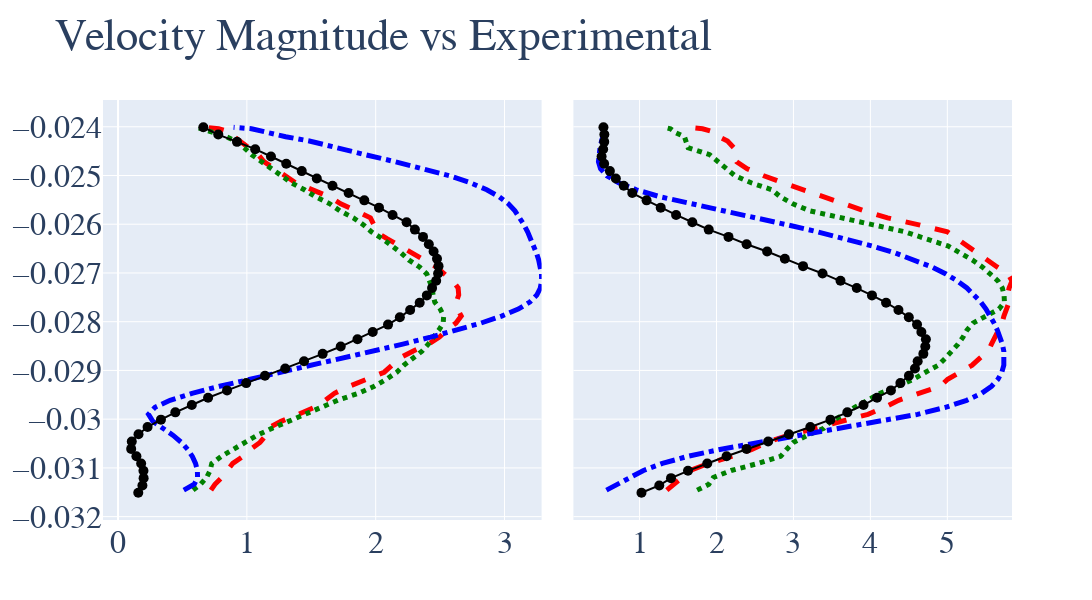

The notebook cell saved with this chart:
### Code cell
marker_size = 10
fig = make_subplots(
    rows=1,
    cols=2,
    # shared_xaxes=True,
    shared_yaxes=True,
    # x_title="Velocity Magnitude (m/s)",
    # y_title="Velocity Magnitude (m/s)",
    # subplot_titles=("C1 X = 0.020m", "C5 X = 0.020m","C1 X = 0.025m","C5 X = 0.025m", "C1 X = 0.030m","C5 X = 0.030m", "C1 X = 0.035m", "C5 X = 0.035m"),
    vertical_spacing=.05, horizontal_spacing=.035)

# fig.add_annotation(dict(font=dict(color="black",size=14),
#                             x=-.1,
#                             y=.5,
#                             showarrow=False,
#                             text="Y-Coordinate from Origin",
#                             textangle=-90,
#                             xref="paper",
#                             yref="paper"
#                            )
#                   )




fig.add_trace(go.Scatter(x=diff_ascii["C1_SBES"]['D3']['velocity-magnitude_bin_mean'],
                         y=diff_ascii["C1_SBES"]["D3"]['y-coordinate_bin_mean'],
                         mode='lines',
                         line=dict(dash='dash',
                                   width=line_size),
                         name='SBES-ASCII',
                         showlegend=False,
                         marker=dict(
                              color='red',
                              size=marker_size,
                              line=dict(color='red'),
                              symbol = 'triangle-right')),
              row=1, col=1)

fig.add_trace(go.Scatter(x=diff_ascii["C1_IDDES"]['D3']['velocity-magnitude_bin_mean'],
                         y=diff_ascii["C1_IDDES"]["D3"]['y-coordinate_bin_mean'],
                         mode='lines',
                         line=dict(dash='dot',
                                   width=line_size),
                         showlegend=False,
                         name='IDDES-ASCII',
                          marker=dict(
                              color='green',
                              size=marker_size,
                              line=dict(color='green'),
                              symbol = 'x')
                          ),
              row=1, col=1)

fig.add_trace(go.Scatter(x=diff_ascii["C1_KW"]['D3']['velocity-magnitude_bin_mean'],
                         y=diff_ascii["C1_KW"]["D3"]['y-coordinate_bin_mean'],
                         mode='lines',
                         line=dict(dash='dashdot',
                                   width=line_size),
                         showlegend=False,
                         name='KW-SST-ASCII',
                          marker=dict(
                              color='blue',
                              size=marker_size,
                              line=dict(color='blue'),
                              symbol = 'circle')
                          ),
              row=1, col=1)


fig.add_trace(go.Scatter(x=C1_Experimental["D3"]['Velocity_Magnitude'],
                         y=C1_Experimental["D3"]['y-coord'],
                         mode='markers+lines',
                         showlegend=False,
                         name='Experimental',
                          marker=dict(
                              color='black',
                              size=marker_size,
                              line=dict(color='black'),
                              symbol = 'circle')
                          ),
              row=1, col=1)

fig.add_trace(go.Scatter(x=diff_ascii["C5_SBES"]['D3']['velocity-magnitude_bin_mean'],
                         y=diff_ascii["C5_SBES"]["D3"]['y-coordinate_bin_mean'],
                         mode='lines',
                         line=dict(dash='dash',
                                   width=line_size),
                         name='SBES-ASCII',
                          marker=dict(
                              color='red',
                              size=marker_size,
                              line=dict(color='red'),
                              symbol = 'triangle-right'),
                              showlegend=False),
              row=1, col=2)

fig.add_trace(go.Scatter(x=diff_ascii["C5_IDDES"]['D3']['velocity-magnitude_bin_mean'],
                         y=diff_ascii["C5_IDDES"]["D3"]['y-coordinate_bin_mean'],
                         mode='lines',

                         line=dict(dash='dot',
                                   width=line_size),
                         name='IDDES-ASCII',
                          marker=dict(
                              color='green',
                              size=marker_size,
                              line=dict(color='green'),
                              symbol = 'x'),
                          showlegend=False),
              row=1, col=2)

fig.add_trace(go.Scatter(x=diff_ascii["C5_KW"]['D3']['velocity-magnitude_bin_mean'],
                         y=diff_ascii["C5_KW"]["D3"]['y-coordinate_bin_mean'],
                         mode='lines',
                         line=dict(dash='dashdot',
                                   width=line_size),
                         name='KW-SST-ASCII',
                          marker=dict(
                              color='blue',
                              size=marker_size,
                              line=dict(color='blue'),
                              symbol = 'circle'),
                         showlegend=False),
              row=1, col=2)


fig.add_trace(go.Scatter(x=C5_Experimental["D3"]['Velocity_Magnitude'],
                         y=C5_Experimental["D3"]['y-coord'],
                         mode='markers+lines',
                         name='Experimental',
                          marker=dict(
                              color='black',
                              size=marker_size,
                              line=dict(color='black'),
                              symbol = 'circle'),
                         showlegend=False),
              row=1, col=2)

fig.update_layout(height=600, width=1605,
                  title_text="Velocity Magnitude vs Experimental",
                  font=dict(
                      family="Arial",
                      size=32),
                  )
fig.update_annotations(font_size=32)
fig.update_layout(legend={'itemsizing': 'constant'})
fig.show()

fig.write_image(r"C:\Users\Joseph Tarriela\Documents\GitHub\FDA_Blood_Pump\postpro\images\D3.png")

### Figure 1 — Plotly figure (JSON) as saved in the notebook; plotly's stock layout.template omitted (floating-point values rounded to 4 significant figures)
{"data": [{"line": {"dash": "dash", "width": 5}, "marker": {"color": "red", "line": {"color": "red"}, "size": 10, "symbol": "triangle-right"}, "mode": "lines", "name": "SBES-ASCII", "showlegend": false, "type": "scatter", "x": [0.7212, 0.7523, 0.8046, 0.8515, 0.8904, 0.9694, 1.027, 1.102, 1.147, 1.162, 1.265, 1.398, 1.525, 1.609, 1.68, 1.794, 1.935, 2.066, 2.127, 2.184, 2.288, 2.411, 2.495, 2.549, 2.623, 2.664, 2.635, 2.625, 2.645, 2.64, 2.599, 2.54, 2.47, 2.375, 2.271, 2.187, 2.091, 2.002, 1.986, 1.959, 1.848, 1.728, 1.64, 1.498, 1.378, 1.298, 1.22, 1.133, 1.089, 1.013, 0.9416, 0.8994, 0.8858, 0.7808, 0.6836], "xaxis": "x", "y": [-0.03146, -0.03134, -0.0312, -0.03105, -0.03091, -0.03077, -0.03062, -0.03048, -0.03033, -0.03019, -0.03005, -0.0299, -0.02976, -0.02961, -0.02947, -0.02933, -0.02918, -0.02904, -0.02889, -0.02875, -0.02861, -0.02846, -0.02832, -0.02817, -0.02803, -0.02789, -0.02774, -0.0276, -0.02745, -0.02731, -0.02717, -0.02702, -0.02688, -0.02673, -0.02659, -0.02645, -0.0263, -0.02616, -0.02601, -0.02587, -0.02573, -0.02558, -0.02544, -0.02529, -0.02515, -0.02501, -0.02486, -0.02472, -0.02457, -0.02443, -0.02429, -0.0242, -0.02412, -0.02404, -0.02401], "yaxis": "y"}, {"line": {"dash": "dot", "width": 5}, "marker": {"color": "green", "line": {"color": "green"}, "size": 10, "symbol": "x"}, "mode": "lines", "name": "IDDES-ASCII", "showlegend": false, "type": "scatter", "x": [0.5822, 0.641, 0.6875, 0.7145, 0.7277, 0.7997, 0.8936, 0.984, 1.078, 1.194, 1.321, 1.454, 1.576, 1.706, 1.865, 1.989, 2.084, 2.163, 2.219, 2.296, 2.36, 2.408, 2.455, 2.491, 2.524, 2.528, 2.501, 2.459, 2.445, 2.439, 2.418, 2.397, 2.34, 2.257, 2.198, 2.131, 2.054, 1.968, 1.905, 1.827, 1.722, 1.644, 1.534, 1.447, 1.345, 1.268, 1.189, 1.114, 1.038, 0.9785, 0.9136, 0.8397, 0.7609, 0.6513, 0.5899], "xaxis": "x", "y": [-0.03146, -0.03134, -0.0312, -0.03105, -0.03091, -0.03077, -0.03062, -0.03048, -0.03033, -0.03019, -0.03005, -0.0299, -0.02976, -0.02961, -0.02947, -0.02933, -0.02918, -0.02904, -0.02889, -0.02875, -0.02861, -0.02846, -0.02832, -0.02817, -0.02803, -0.02789, -0.02774, -0.0276, -0.02745, -0.02731, -0.02717, -0.02702, -0.02688, -0.02673, -0.02659, -0.02645, -0.0263, -0.02616, -0.02601, -0.02587, -0.02573, -0.02558, -0.02544, -0.02529, -0.02515, -0.02501, -0.02486, -0.02472, -0.02457, -0.02443, -0.02429, -0.0242, -0.02412, -0.02404, -0.02401], "yaxis": "y"}, {"line": {"dash": "dashdot", "width": 5}, "marker": {"color": "blue", "line": {"color": "blue"}, "size": 10, "symbol": "circle"}, "mode": "lines", "name": "KW-SST-ASCII", "showlegend": false, "type": "scatter", "x": [0.5103, 0.5917, 0.6171, 0.6158, 0.6016, 0.5769, 0.5407, 0.4915, 0.4281, 0.3514, 0.27, 0.2364, 0.2869, 0.4038, 0.5744, 0.7883, 1.027, 1.274, 1.519, 1.758, 1.988, 2.211, 2.426, 2.63, 2.817, 2.978, 3.106, 3.196, 3.251, 3.278, 3.288, 3.287, 3.279, 3.265, 3.248, 3.227, 3.204, 3.179, 3.152, 3.12, 3.081, 3.03, 2.96, 2.862, 2.734, 2.573, 2.375, 2.151, 1.919, 1.695, 1.485, 1.301, 1.183, 1.036, 0.897], "xaxis": "x", "y": [-0.03146, -0.03134, -0.0312, -0.03105, -0.03091, -0.03077, -0.03062, -0.03048, -0.03033, -0.03019, -0.03005, -0.0299, -0.02976, -0.02961, -0.02947, -0.02933, -0.02918, -0.02904, -0.02889, -0.02875, -0.02861, -0.02846, -0.02832, -0.02817, -0.02803, -0.02789, -0.02774, -0.0276, -0.02745, -0.02731, -0.02717, -0.02702, -0.02688, -0.02673, -0.02659, -0.02645, -0.0263, -0.02616, -0.02601, -0.02587, -0.02573, -0.02558, -0.02544, -0.02529, -0.02515, -0.02501, -0.02486, -0.02472, -0.02457, -0.02443, -0.02429, -0.0242, -0.02412, -0.02404, -0.02401], "yaxis": "y"}, {"marker": {"color": "black", "line": {"color": "black"}, "size": 10, "symbol": "circle"}, "mode": "markers+lines", "name": "Experimental", "showlegend": false, "type": "scatter", "x": [0.6622, 0.7779, 0.9233, 1.065, 1.187, 1.306, 1.426, 1.543, 1.665, 1.79, 1.912, 2.026, 2.131, 2.24, 2.304, 2.367, 2.412, 2.45, 2.476, 2.488, 2.485, 2.47, 2.438, 2.397, 2.342, 2.268, 2.188, 2.096, 1.977, 1.859, 1.728, 1.588, 1.444, 1.298, 1.141, 0.995, 0.8462, 0.6989, 0.5725, 0.4448, 0.3331, 0.2292, 0.1589, 0.1065, 0.102, 0.1425, 0.1793, 0.1973, 0.1985, 0.1892, 0.157], "xaxis": "x", "y": [-0.02401, -0.02416, -0.02431, -0.02446, -0.02461, -0.02476, -0.02491, -0.02506, -0.02521, -0.02536, -0.02551, -0.02566, -0.02581, -0.02596, -0.02611, -0.02626, -0.02641, -0.02656, -0.02671, -0.02686, -0.02701, -0.02716, -0.02731, -0.02746, -0.02761, -0.02776, -0.02791, -0.02806, -0.02821, -0.02836, -0.02851, -0.02866, -0.02881, -0.02896, -0.02911, -0.02926, -0.02941, -0.02956, -0.02971, -0.02986, -0.03001, -0.03016, -0.03031, -0.03046, -0.03061, -0.03076, -0.03091, -0.03106, -0.03121, -0.03136, -0.03151], "yaxis": "y"}, {"line": {"dash": "dash", "width": 5}, "marker": {"color": "red", "line": {"color": "red"}, "size": 10, "symbol": "triangle-right"}, "mode": "lines", "name": "SBES-ASCII", "showlegend": false, "type": "scatter", "x": [1.354, 1.457, 1.552, 1.659, 1.894, 2.195, 2.46, 2.653, 2.931, 3.276, 3.631, 3.969, 4.182, 4.367, 4.629, 4.907, 5.004, 5.155, 5.323, 5.423, 5.531, 5.573, 5.618, 5.678, 5.711, 5.735, 5.769, 5.803, 5.783, 5.803, 5.841, 5.79, 5.647, 5.518, 5.411, 5.276, 5.136, 5.001, 4.631, 4.223, 3.921, 3.652, 3.399, 3.084, 2.86, 2.614, 2.398, 2.262, 2.22, 2.225, 2.143, 2.028, 2.004, 1.818, 1.639], "xaxis": "x2", "y": [-0.03146, -0.03134, -0.0312, -0.03105, -0.03091, -0.03077, -0.03062, -0.03048, -0.03033, -0.03019, -0.03005, -0.0299, -0.02976, -0.02961, -0.02947, -0.02933, -0.02918, -0.02904, -0.02889, -0.02875, -0.02861, -0.02846, -0.02832, -0.02817, -0.02803, -0.02789, -0.02774, -0.0276, -0.02745, -0.02731, -0.02717, -0.02702, -0.02688, -0.02673, -0.02659, -0.02645, -0.0263, -0.02616, -0.02601, -0.02587, -0.02573, -0.02558, -0.02544, -0.02529, -0.02515, -0.02501, -0.02486, -0.02472, -0.02457, -0.02443, -0.02429, -0.0242, -0.02412, -0.02404, -0.02401], "yaxis": "y2"}, {"line": {"dash": "dot", "width": 5}, "marker": {"color": "green", "line": {"color": "green"}, "size": 10, "symbol": "x"}, "mode": "lines", "name": "IDDES-ASCII", "showlegend": false, "type": "scatter", "x": [1.748, 1.9, 1.958, 2.19, 2.54, 2.833, 2.911, 2.999, 3.181, 3.393, 3.48, 3.667, 3.794, 3.963, 4.128, 4.355, 4.558, 4.717, 4.883, 4.974, 5.059, 5.139, 5.204, 5.255, 5.332, 5.498, 5.672, 5.742, 5.737, 5.715, 5.659, 5.557, 5.454, 5.325, 5.178, 5.007, 4.727, 4.453, 4.038, 3.591, 3.214, 2.992, 2.829, 2.721, 2.449, 2.24, 2.137, 2.034, 1.911, 1.631, 1.609, 1.583, 1.474, 1.401, 1.329], "xaxis": "x2", "y": [-0.03146, -0.03134, -0.0312, -0.03105, -0.03091, -0.03077, -0.03062, -0.03048, -0.03033, -0.03019, -0.03005, -0.0299, -0.02976, -0.02961, -0.02947, -0.02933, -0.02918, -0.02904, -0.02889, -0.02875, -0.02861, -0.02846, -0.02832, -0.02817, -0.02803, -0.02789, -0.02774, -0.0276, -0.02745, -0.02731, -0.02717, -0.02702, -0.02688, -0.02673, -0.02659, -0.02645, -0.0263, -0.02616, -0.02601, -0.02587, -0.02573, -0.02558, -0.02544, -0.02529, -0.02515, -0.02501, -0.02486, -0.02472, -0.02457, -0.02443, -0.02429, -0.0242, -0.02412, -0.02404, -0.02401], "yaxis": "y2"}, {"line": {"dash": "dashdot", "width": 5}, "marker": {"color": "blue", "line": {"color": "blue"}, "size": 10, "symbol": "circle"}, "mode": "lines", "name": "KW-SST-ASCII", "showlegend": false, "type": "scatter", "x": [0.5689, 0.7138, 0.8607, 1.051, 1.296, 1.621, 2.044, 2.558, 3.122, 3.676, 4.177, 4.613, 4.976, 5.251, 5.445, 5.575, 5.658, 5.708, 5.734, 5.742, 5.734, 5.715, 5.686, 5.65, 5.608, 5.559, 5.503, 5.436, 5.354, 5.254, 5.131, 4.982, 4.8, 4.58, 4.32, 4.019, 3.683, 3.316, 2.92, 2.498, 2.063, 1.643, 1.268, 0.9591, 0.7278, 0.5745, 0.4927, 0.4653, 0.4687, 0.4859, 0.5055, 0.5257, 0.5399, 0.5174, 0.4917], "xaxis": "x2", "y": [-0.03146, -0.03134, -0.0312, -0.03105, -0.03091, -0.03077, -0.03062, -0.03048, -0.03033, -0.03019, -0.03005, -0.0299, -0.02976, -0.02961, -0.02947, -0.02933, -0.02918, -0.02904, -0.02889, -0.02875, -0.02861, -0.02846, -0.02832, -0.02817, -0.02803, -0.02789, -0.02774, -0.0276, -0.02745, -0.02731, -0.02717, -0.02702, -0.02688, -0.02673, -0.02659, -0.02645, -0.0263, -0.02616, -0.02601, -0.02587, -0.02573, -0.02558, -0.02544, -0.02529, -0.02515, -0.02501, -0.02486, -0.02472, -0.02457, -0.02443, -0.02429, -0.0242, -0.02412, -0.02404, -0.02401], "yaxis": "y2"}, {"marker": {"color": "black", "line": {"color": "black"}, "size": 10, "symbol": "circle"}, "mode": "markers+lines", "name": "Experimental", "showlegend": false, "type": "scatter", "x": [0.5305, 0.5423, 0.5407, 0.5265, 0.5062, 0.5395, 0.6139, 0.6915, 0.7943, 0.905, 1.091, 1.275, 1.475, 1.685, 1.899, 2.156, 2.391, 2.658, 2.888, 3.125, 3.378, 3.612, 3.823, 4.021, 4.204, 4.365, 4.499, 4.606, 4.662, 4.721, 4.714, 4.688, 4.615, 4.579, 4.501, 4.39, 4.267, 4.087, 3.91, 3.701, 3.481, 3.219, 2.941, 2.671, 2.39, 2.131, 1.88, 1.63, 1.409, 1.256, 1.025], "xaxis": "x2", "y": [-0.02401, -0.02416, -0.02431, -0.02446, -0.02461, -0.02476, -0.02491, -0.02506, -0.02521, -0.02536, -0.02551, -0.02566, -0.02581, -0.02596, -0.02611, -0.02626, -0.02641, -0.02656, -0.02671, -0.02686, -0.02701, -0.02716, -0.02731, -0.02746, -0.02761, -0.02776, -0.02791, -0.02806, -0.02821, -0.02836, -0.02851, -0.02866, -0.02881, -0.02896, -0.02911, -0.02926, -0.02941, -0.02956, -0.02971, -0.02986, -0.03001, -0.03016, -0.03031, -0.03046, -0.03061, -0.03076, -0.03091, -0.03106, -0.03121, -0.03136, -0.03151], "yaxis": "y2"}], "layout": {"font": {"family": "Arial", "size": 32}, "height": 600, "legend": {"itemsizing": "constant"}, "title": {"text": "Velocity Magnitude vs Experimental"}, "width": 1605, "xaxis": {"anchor": "y", "domain": [0.0, 0.4825]}, "xaxis2": {"anchor": "y2", "domain": [0.5175, 1.0]}, "yaxis": {"anchor": "x", "domain": [0.0, 1.0]}, "yaxis2": {"anchor": "x2", "domain": [0.0, 1.0], "matches": "y", "showticklabels": false}}}
